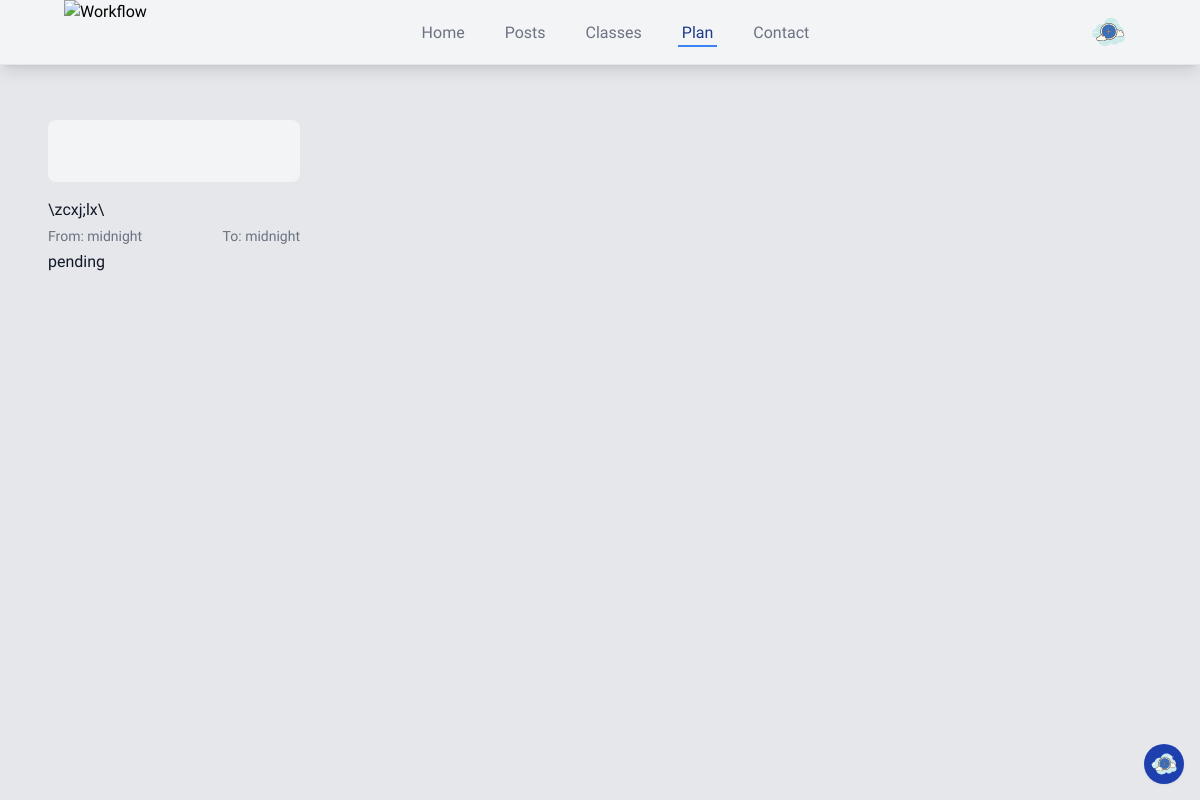
The app's page /plan (signed in), older data.
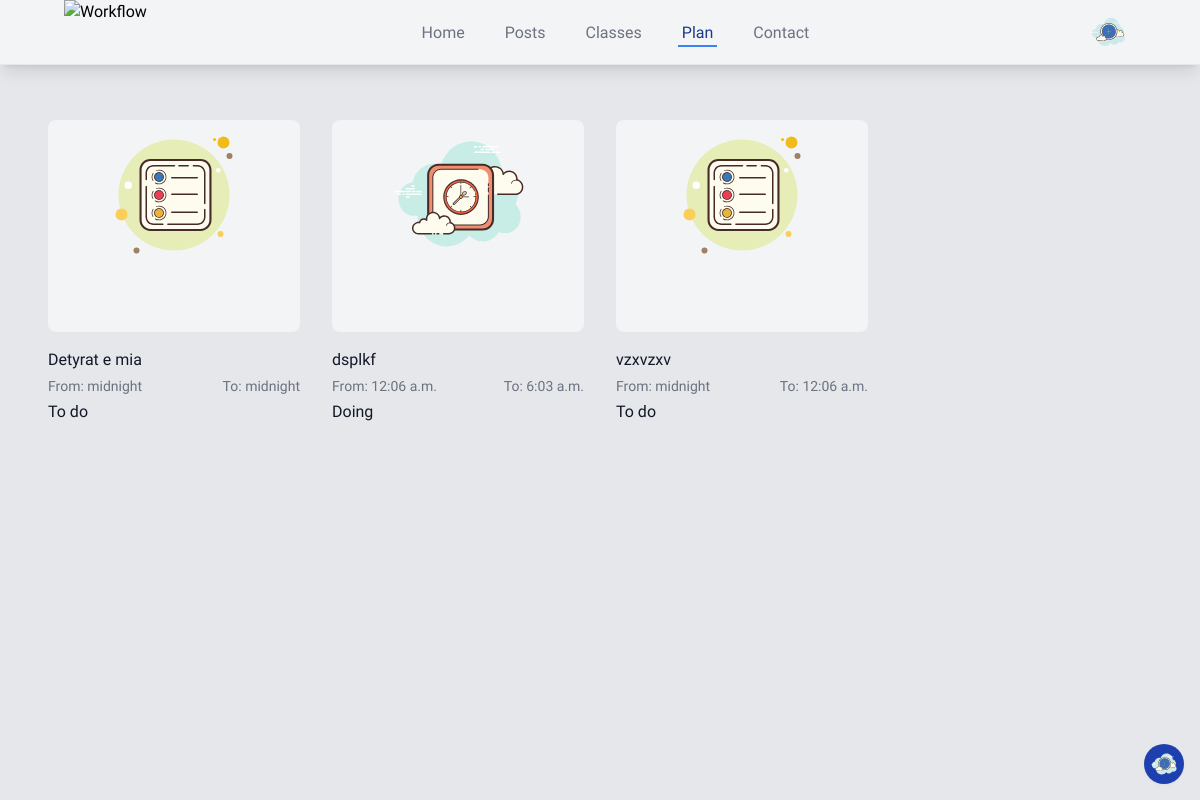
The same page, newer data.
### main/models.py (models this page shows, shortened)
class Plan(models.Model):
    user = models.ForeignKey(User, on_delete=models.CASCADE)
    activity = models.CharField(max_length=255)
    start_time = models.TimeField()
    end_time = models.TimeField()
    status = models.CharField(max_length=20, choices=[
        ('to_do', 'To_do'),
        ('done', 'Done'),
        ('doing', 'Doing'),
    ])

### main/views.py (the view)
# urls.py: path("plan", views.plan, name="plan"),
@login_required(login_url="login_view")
def plan(request):
    current_user = request.user
    plans = Plan.objects.filter(user=request.user)
    return render(request, "plan.html", {"user": current_user, "plans": plans})

### main/templates/plan.html (shortened to what the changed rows need)
{% load static  %}
<!DOCTYPE html>
<html lang="en">
  <head>
    <script src="https://cdn.tailwindcss.com"></script>
  </head>
  <body class="bg-gray-200 z-20 font-raleway">
  <div>
      <div class="z-20">
        {% if plans %}
        <div class="pt-16 px-4">
            <div class=" mx-auto lg:py-8 md:py-8 md:px-4 lg:px-4 sm:py-8 sm:px-6 lg:max-w-7xl lg:px-8">
              <div class="mt-6 grid grid-cols-1 gap-x-8 gap-y-8 sm:grid-cols-2  lg:grid-cols-4 md:grid-cols-3">
        {% for plan in plans %}
                <div class="relative group">
                  <div class="aspect-w-3 aspect-h-2 rounded-lg overflow-hidden bg-gray-100">
                  <div class="flex justify-center items-center">
                    </div>
                  </div>
                  <div class="mt-4 flex items-center justify-between text-base font-medium text-gray-900 space-x-8">
                      <h3 class="w-full truncate">
                          {{plan.activity}}
                      </h3>
                  </div>
                  <div class="flex justify-between items-center ">
                      <p class="mt-1 text-sm text-gray-500">From: {{plan.start_time}}</p>
                      <p class=" mt-1 text-sm text-gray-500">To: {{plan.end_time}}</p>
                  </div>
                  <p id="planStatus" class="mt-1 text-base text-gray-900 ">{{plan.status}}</p>
                </div>
        {% endfor%}
              </div>
            </div>
        </div>
          </div>
          </div>
          {% endif %}
  </body>
</html>

Row changes from the older to the newer data that the page shows:
removed Plan: activity "\\zcxj;lx\\", start_time "midnight", end_time "midnight", status "pending"
added Plan: activity "Detyrat e mia", start_time "midnight", end_time "midnight", status "To do"
added Plan: activity "dsplkf", start_time "12:06 a.m.", end_time "6:03 a.m.", status "Doing"
added Plan: activity "vzxvzxv", start_time "midnight", end_time "12:06 a.m.", status "To do"
